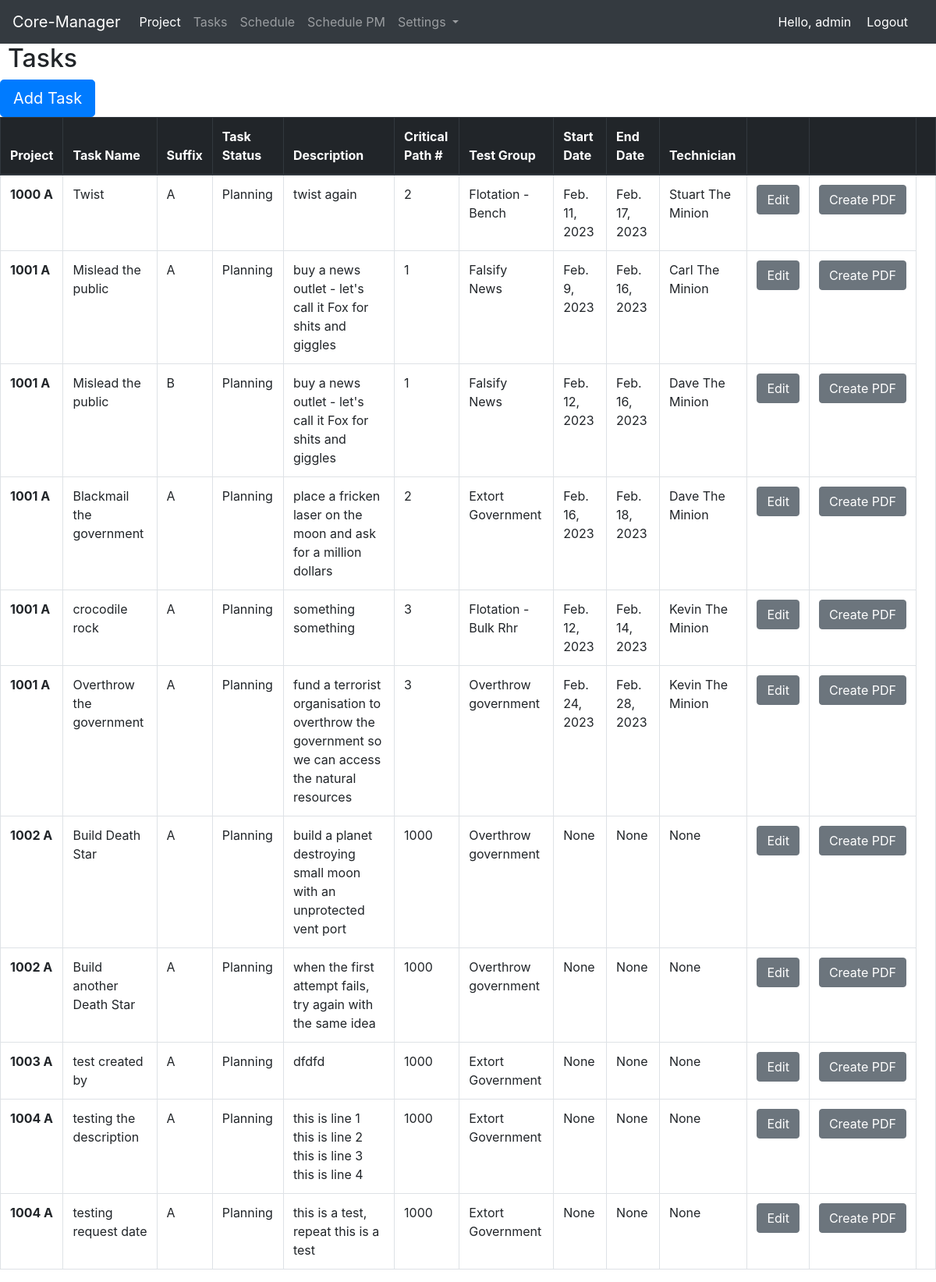
The app's page /task_home_page (signed in) with its own data.
### project/models.py (models this page shows, shortened)
class Task(models.Model):
    task_name = models.CharField(max_length=200)
    task_suffix = models.CharField(max_length=10, choices=suffix, default="A")
    task_description = models.TextField()
    task_critical_path = models.IntegerField(default=1000)
    task_group = models.ForeignKey(TestList, on_delete=models.CASCADE, default="Nil")
    task_assigned_to = models.ForeignKey(Technician, on_delete=models.CASCADE, blank=True, null=True)
    task_request_date = models.DateField()
    task_created_by = models.CharField(max_length=30, blank=True)
    task_creation_date = models.DateTimeField(auto_now_add=True)
    task_status = models.CharField(max_length=25, choices=status, default='Planning')
    task_shift = models.CharField(max_length=25, choices=shift, default='FD')
    task_start_date = models.DateField(blank=True, null=True)
    task_end_date = models.DateField(blank=True, null=True)
    project = models.ForeignKey(Project, on_delete=models.CASCADE)
    task_pan = models.CharField(max_length=30)
    task_pulverise = models.CharField(max_length=10, choices=pulverise, default='No')
    task_assay_loc = models.CharField(max_length=15, choices=assay_loc, default='Internal')
    assay_method = models.TextField(blank=True, null=True)
    task_concated_name = models.CharField(max_length=50, blank=True, null=True)

class Project(models.Model):
    project_number = models.CharField(max_length=50)
    project_suffix = models.CharField(max_length=10, choices=suffix, default="A")
    project_owner = models.ForeignKey(ProjectOwners, on_delete=models.CASCADE, blank=True)
    project_priority = models.CharField(max_length=20, choices=project_priority_list, default='3')
    project_status = models.CharField(max_length=25, choices=status, default='Planning')
    project_creation_date = models.DateField(auto_now_add=True)
    project_created_by = models.CharField(max_length=50)
    project_modified_by = models.CharField(max_length=50, null=True)
    project_modified_date = models.DateField(blank=True, null=True)
    project_concated_name = models.CharField(max_length=50, blank=True, null=True)
    def __str__(self):
        return self.project_concated_name

class TestList(models.Model):
    test = models.CharField(max_length=150, blank=True)
    def __str__(self):
        return self.test

class Technician(models.Model):
    first_name = models.CharField(max_length=50)
    last_name = models.CharField(max_length=70)
    email_address = models.CharField(max_length=250, blank=True)
    technician_concat_name = models.CharField(max_length=100, blank=True)
    def __str__(self):
        return self.technician_concat_name

### project/views.py (the view)
# urls.py: path('task_home_page', views.task_home_page, name="task_home_page"),
@login_required(login_url='home_app:login')
def task_home_page(request):
    task_list = Task.objects.all().exclude(Q(task_status='Completed') | Q(task_status='Cancelled')).order_by('project', 'task_critical_path')
    return render(request, 'project/task_home_page.html', {
        'task_list': task_list,
    })

### templates/project/task_home_page.html (shortened to what this page needs)
{% extends 'base.html' %}
{% load static %}
 {% block css_files %}
        <link rel="stylesheet" href="{% static "project/project.css" %}">
  {% endblock %}
{% block content %}
<h2>Tasks</h2>
<a class="btn btn-primary btn-lg" href="{% url 'project_app:add_task' %}" role="button">Add Task</a>
<table class="table table-bordered table-hover">
    <thead class="thead-dark">
    <tr>
        <th scope="col">Project</th>
        <th scope="col">Task Name</th>
        <th scope="col">Suffix</th>
        <th scope="col">Task Status</th>
        <th scope="col">Description</th>
        <th scope="col">Critical Path #</th>
        <th scope="col">Test Group</th>
        <th scope="col">Start Date</th>
        <th scope="col">End Date</th>
        <th scope="col">Technician</th>
        <th scope="col"></th>
        <th scope="col"></th>
        <th scope="col"></th>
    </tr>
    </thead>
    <tbody>
         {% if task_list %}
    {% for task in task_list %}
        <tr>
            <th scope="row">{{task.project}}</th>
            <td>{{task.task_name}}</td>
            <td>{{task.task_suffix}}</td>
            <td>{{task.task_status}}</td>
            <td>{{task.task_description}}</td>
            <td>{{task.task_critical_path}}</td>
            <td>{{task.task_group}}</td>
            <td>{{task.task_start_date}}</td>
            <td>{{task.task_end_date}}</td>
            <td>{{task.task_assigned_to}}</td>
            {% if request.user.groups.all.0.name == 'Coordinator' %}
                <td><a href="{% url 'project_app:full_edit_task' task.id %}" class="btn btn-secondary"> Edit </a></td>
                <td><a href="{% url 'project_app:task_pdf' task.id %}" class="btn btn-secondary">Create PDF</a></td>
            {% endif %}
        </tr>
    {% endfor %}
{% endif %}
    </tbody>
</table>
{% endblock %}

### templates/header.html (shortened to what this page needs)
<nav class="navbar navbar-expand-lg navbar-dark bg-dark">
  <a class="navbar-brand" href="{% url 'home_app:index' %}">Core-Manager</a>
  <div class="collapse navbar-collapse" id="navbarSupportedContent">
    <ul class="navbar-nav mr-auto">
      <li class="nav-item active">
        <a class="nav-link" href="{% url 'project_app:project_home_page' %}">Project <span class="sr-only">(current)</span></a>
      </li>
      <li class="nav-item">
        <a class="nav-link" href="{% url 'project_app:task_home_page' %}">Tasks</a>
      </li>
      {% if request.user.groups.all.0.name == 'Coordinator' %}
        <li class="nav-item">
          <a class="nav-link" href="{% url 'schedule_app:schedule_home' %}">Schedule</a>
        </li>
      {% endif %}
      <li class="nav-item">
          <a class="nav-link" href="{% url 'schedule_app:schedule_pm' %}">Schedule PM</a>
        </li>
      {% if request.user.groups.all.0.name == 'Coordinator' %}
        <li class="nav-item dropdown">
          <a class="nav-link dropdown-toggle" href="#" id="navbarDropdown" role="button" data-toggle="dropdown" aria-haspopup="true" aria-expanded="false">
            Settings
          </a>
        </li>
      {% endif %}
    </ul>
    <span class="hello-msg">Hello, {{ request.user }} </span>
    <span ><a class="hello-msg" href="{% url 'home_app:logout' %}">Logout</a> </span>
  </div>
</nav>

### static/project/project.css (style rules this page uses)
h2 { margin-left: 10px; }

### templates/header.html (style rules this page uses)
.hello-msg { font-size = 18px; color: #fff; margin-right: 20px; }

### records on screen
Task: project "1000 A", task_name "Twist", task_suffix "A", task_status "Planning", task_description "twist again", task_critical_path "2", task_group "Flotation - Bench", task_start_date "Feb. 11, 2023", task_end_date "Feb. 17, 2023", task_assigned_to "Stuart The Minion"
Task: project "1001 A", task_name "Mislead the public", task_suffix "A", task_status "Planning", task_description "buy a news outlet - let's call it Fox for shits and giggles", task_critical_path "1", task_group "Falsify News", task_start_date "Feb. 9, 2023", task_end_date "Feb. 16, 2023", task_assigned_to "Carl The Minion"
Task: project "1001 A", task_name "Mislead the public", task_suffix "B", task_status "Planning", task_description "buy a news outlet - let's call it Fox for shits and giggles", task_critical_path "1", task_group "Falsify News", task_start_date "Feb. 12, 2023", task_end_date "Feb. 16, 2023", task_assigned_to "Dave The Minion"
Task: project "1001 A", task_name "Blackmail the government", task_suffix "A", task_status "Planning", task_description "place a fricken laser on the moon and ask for a million dollars", task_critical_path "2", task_group "Extort Government", task_start_date "Feb. 16, 2023", task_end_date "Feb. 18, 2023", task_assigned_to "Dave The Minion"
Task: project "1001 A", task_name "crocodile rock", task_suffix "A", task_status "Planning", task_description "something something", task_critical_path "3", task_group "Flotation - Bulk Rhr", task_start_date "Feb. 12, 2023", task_end_date "Feb. 14, 2023", task_assigned_to "Kevin The Minion"
Task: project "1001 A", task_name "Overthrow the government", task_suffix "A", task_status "Planning", task_description "fund a terrorist organisation to overthrow the government so we can access the natural resources", task_critical_path "3", task_group "Overthrow government", task_start_date "Feb. 24, 2023", task_end_date "Feb. 28, 2023", task_assigned_to "Kevin The Minion"
Task: project "1002 A", task_name "Build Death Star", task_suffix "A", task_status "Planning", task_description "build a planet destroying small moon with an unprotected vent port", task_critical_path "1000", task_group "Overthrow government", task_start_date "None", task_end_date "None", task_assigned_to "None"
Task: project "1002 A", task_name "Build another Death Star", task_suffix "A", task_status "Planning", task_description "when the first attempt fails, try again with the same idea", task_critical_path "1000", task_group "Overthrow government", task_start_date "None", task_end_date "None", task_assigned_to "None"
Task: project "1003 A", task_name "test created by", task_suffix "A", task_status "Planning", task_description "dfdfd", task_critical_path "1000", task_group "Extort Government", task_start_date "None", task_end_date "None", task_assigned_to "None"
Task: project "1004 A", task_name "testing the description", task_suffix "A", task_status "Planning", task_description "this is line 1 this is line 2 this is line 3 this is line 4", task_critical_path "1000", task_group "Extort Government", task_start_date "None", task_end_date "None", task_assigned_to "None"
Task: project "1004 A", task_name "testing request date", task_suffix "A", task_status "Planning", task_description "this is a test, repeat this is a test", task_critical_path "1000", task_group "Extort Government", task_start_date "None", task_end_date "None", task_assigned_to "None"

### other values on screen
{{ request.user }} "admin"
